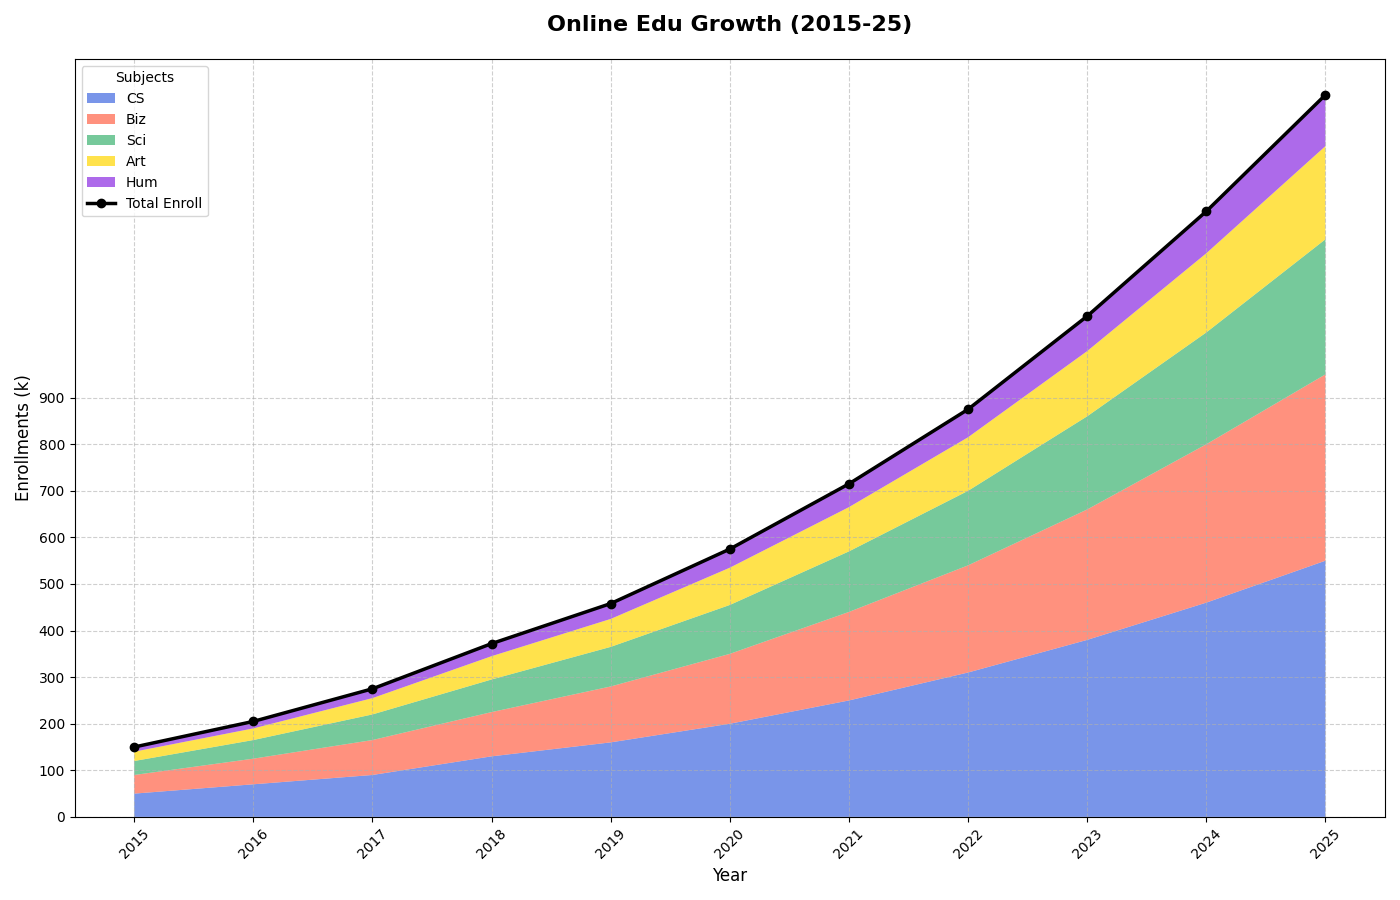

This chart was generated by the following Python code:
import matplotlib.pyplot as plt
import numpy as np

# Define the years and disciplines
years = np.arange(2015, 2026)
disciplines = ['CS', 'Biz', 'Sci', 'Art', 'Hum']

# Enrollment data (in thousands)
cs_enrollments = [50, 70, 90, 130, 160, 200, 250, 310, 380, 460, 550]
business_enrollments = [40, 55, 75, 95, 120, 150, 190, 230, 280, 340, 400]
science_enrollments = [30, 40, 55, 70, 85, 105, 130, 160, 200, 240, 290]
arts_enrollments = [20, 25, 35, 50, 60, 80, 95, 115, 140, 170, 200]
humanities_enrollments = [10, 15, 20, 27, 33, 40, 50, 60, 75, 90, 110]

# Stack the data for plotting the area chart
enrollment_data = np.vstack([cs_enrollments, business_enrollments, science_enrollments, arts_enrollments, humanities_enrollments])

# Calculate total enrollments
total_enrollments = np.sum(enrollment_data, axis=0)

# Create the figure and axes
fig, ax = plt.subplots(figsize=(14, 9))

# Plot the stacked area chart
ax.stackplot(years, enrollment_data, labels=disciplines, colors=['#4169E1', '#FF6347', '#3CB371', '#FFD700', '#8A2BE2'], alpha=0.7)

# Overlay line plot for the total enrollments
ax.plot(years, total_enrollments, label='Total Enroll', color='black', linewidth=2.5, marker='o')

# Set titles and labels
ax.set_title('Online Edu Growth (2015-25)', fontsize=16, fontweight='bold', pad=20)
ax.set_xlabel('Year', fontsize=12)
ax.set_ylabel('Enrollments (k)', fontsize=12)

# Adding legend
ax.legend(loc='upper left', title='Subjects', fontsize=10)

# Enhance readability
ax.grid(True, linestyle='--', alpha=0.6)
plt.xticks(years, rotation=45)
plt.yticks(np.arange(0, 901, 100))

# Adjust layout
plt.tight_layout()

# Show the plot
plt.show()
